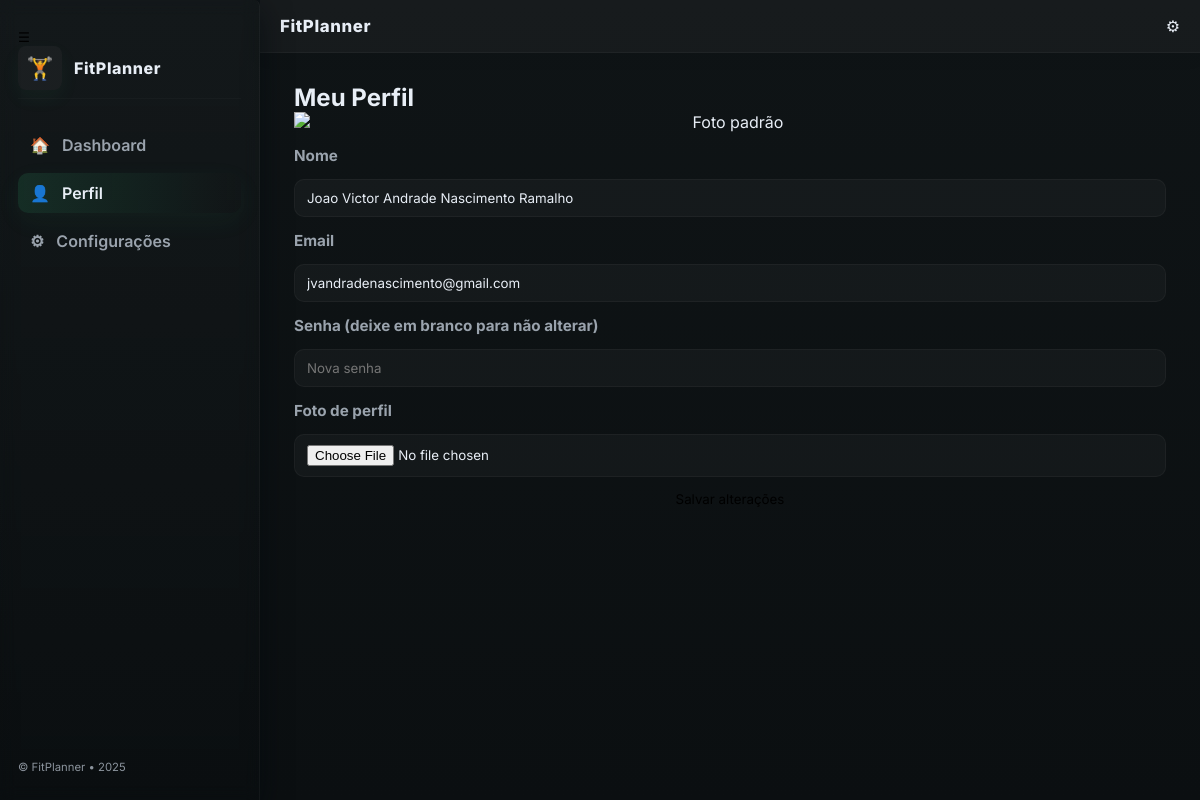
Before: /perfil (signed in) with the older database file.
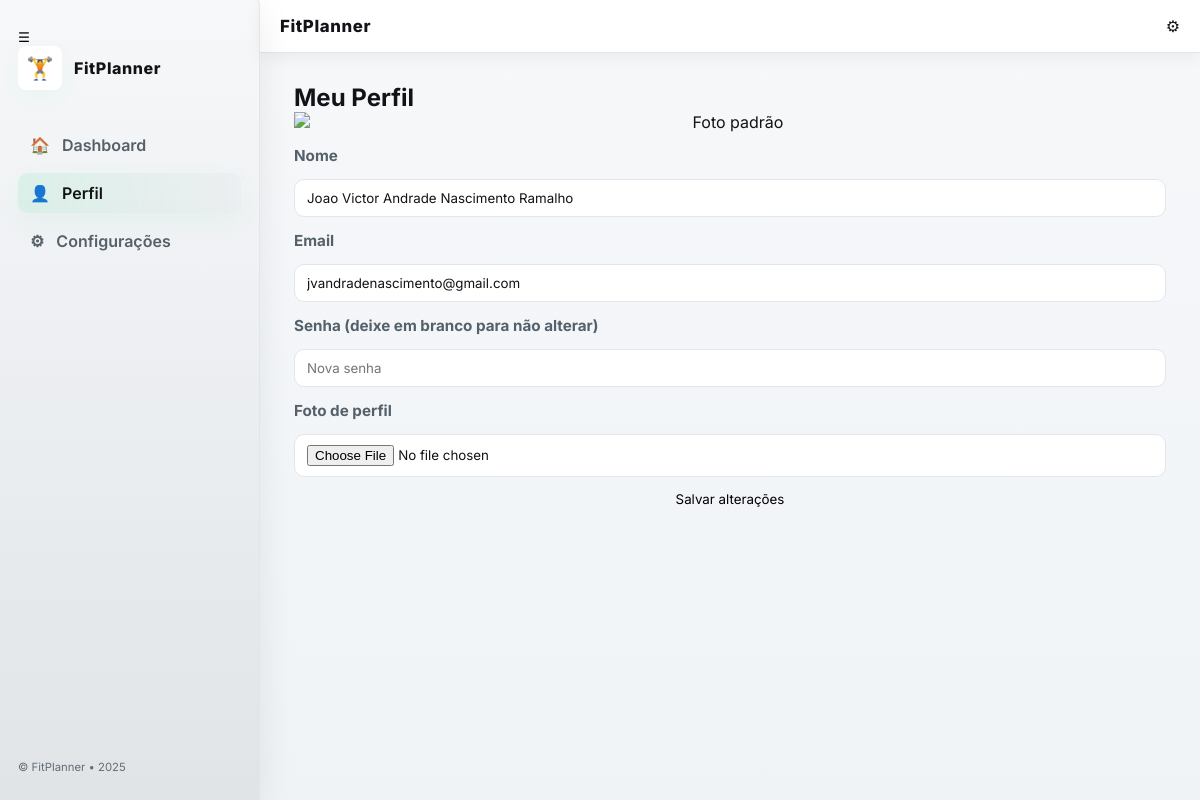
After: the same page with the newer database file.
### app.py (models this page shows)
class User(db.Model, UserMixin):
    id = db.Column(db.Integer, primary_key=True)
    nome = db.Column(db.String(100))
    email = db.Column(db.String(120), unique=True, nullable=False)
    senha = db.Column(db.String(200), nullable=False)
    foto = db.Column(db.String(200), default=None)        # nome do arquivo salvo
    theme = db.Column(db.String(20), default="light")     # 'light' ou 'dark'

### app.py (the view, shortened to what this page needs)
@app.route('/perfil', methods=['GET', 'POST'])
@login_required
def perfil():
    return render_template("perfil.html")

### app.py (called while the page is built)
@login_manager.user_loader
def load_user(user_id):
    return User.query.get(int(user_id))

### templates/perfil.html
{% extends "base.html" %}
{% block content %}
<div class="form-box">
  <h2>Meu Perfil</h2>
  <form method="POST" enctype="multipart/form-data">
    <div style="text-align:center;">
      {% if current_user.foto %}
        <img src="{{ url_for('uploaded_file', filename=current_user.foto) }}" class="profile-pic" alt="Foto">
      {% else %}
        <img src="{{ url_for('static', filename='img/user-placeholder.png') }}" class="profile-pic" alt="Foto padrão">
      {% endif %}
    </div>
    <label>Nome</label>
    <input type="text" name="nome" value="{{ current_user.nome }}" required>
    <label>Email</label>
    <input type="email" name="email" value="{{ current_user.email }}" required>
    <label>Senha (deixe em branco para não alterar)</label>
    <input type="password" name="senha" placeholder="Nova senha">
    <label>Foto de perfil</label>
    <input type="file" name="foto" accept="image/*">
    <button type="submit">Salvar alterações</button>
  </form>
</div>
{% endblock %}

Changed rows visible on the page:
changed User "Joao Victor Andrade Nascimento Ramalho": theme "dark" → "light" (drawn)
Other visible differences:
text now shown: "Salvar alterações"
